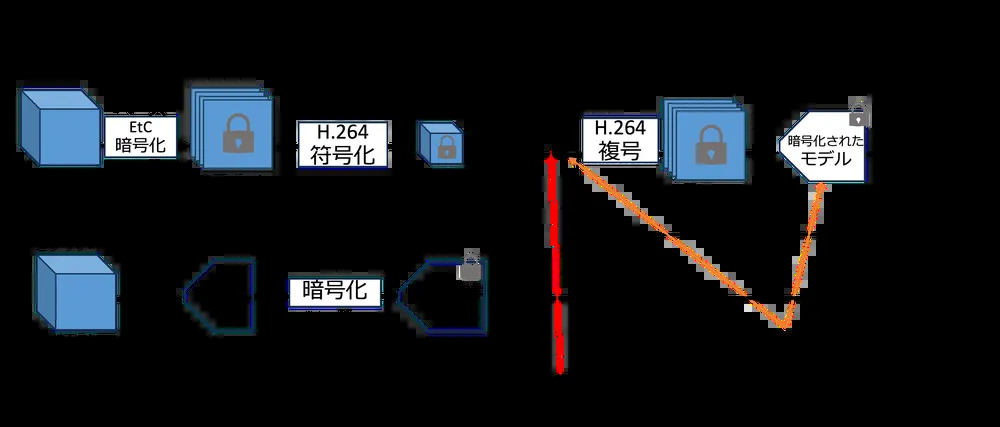
#> input picture assets/images/study_etc_01.webp, 1000 x 427 px, shrunk from 3790 x 1617 before the run
$ python EtC_sub_image_encription.py
#> lines starting #> are read from the running program, lines starting #| are printed output that depends on the picture
#> the answer given: ../assets/images/study_etc_01.webp
#> in process_image, image is the input picture: shape (427, 1000, 3); mean B, G, R 24.9, 21.7, 19.6
# 画像をサブブロックを導入したEtCで変換する。

import cv2
import numpy as np
import os
import secrets
import argparse

class ImageEncryptor: # 画像の暗号化
    def __init__(self, key_seed=None): # イニシャライズ
        self.seed = key_seed if key_seed is not None else secrets.randbits(32) # シードを引数で与えられたものにする。ないなら、32bit（約43億）でランダムで作る。
        self.rng = None # ランダム値生成器

        # RGBの順列: 0:RGB, 1:RBG, 2:GBR, 3:GRB, 4:BRG, 5:BGR
        self.rgb_perms = [
            [0, 1, 2], [0, 2, 1], [1, 2, 0], [1, 0, 2], [2, 0, 1], [2, 1, 0]
        ]

    def _get_rng(self, seed_offset=0): # ランダムの値を引数のシードに応じて出力する関数
        return np.random.default_rng(self.seed + seed_offset) # 再現性を持った乱数生成を行う。同じseedで同じランダムの値を返す。

    def encrypt_image(self, image):
        """
        画像（NumPy配列: H, W, 3）に対してサブブロックEtC暗号化を適用し、暗号化画像を返す。
        """
        H, W, C = image.shape # 画像の高さ(H)、幅(W)、チャネル数(C=3)
#> H = 427; W = 1000; C = 3

        # 16の倍数にクロップ (余りを切り捨て)
        new_H = (H // 16) * 16 # 切り捨て、最大の16の倍数にする
#> new_H = 416
        new_W = (W // 16) * 16 # 切り捨て、最大の16の倍数にする
#> new_W = 992
        image = image[:new_H, :new_W, :]
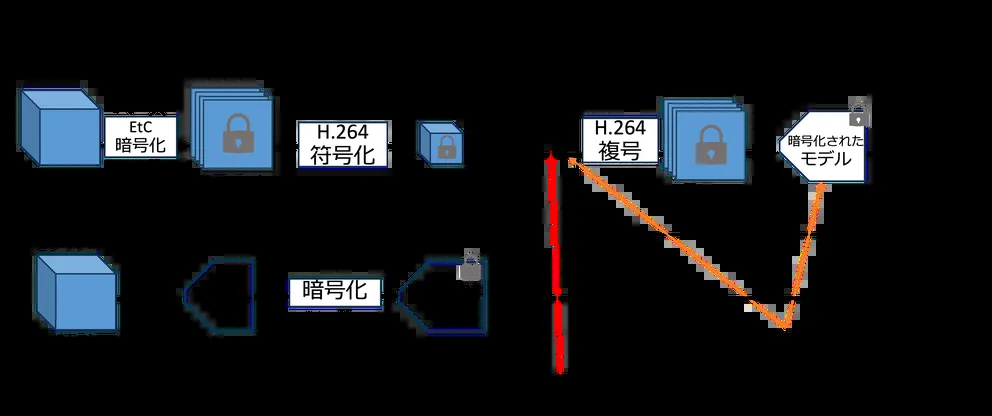
#> image: shape (416, 992, 3); mean of channels 0, 1, 2 25.8, 22.4, 20.2; drawn as B, G, R
        H, W = new_H, new_W
#> H = 416; W = 992

        # 1. ブロック分割 (16x16)
        num_blocks_h = H // 16 # 縦方向のブロック数
#> num_blocks_h = 26
        num_blocks_w = W // 16 # 横方向のブロック数
#> num_blocks_w = 62
        num_blocks = num_blocks_h * num_blocks_w # 全ブロック数
#> num_blocks = 1612

        # (num_blocks_h, 16, num_blocks_w, 16, 3) に変形
        blocks = image.reshape(num_blocks_h, 16, num_blocks_w, 16, 3)
        # (num_blocks_h, num_blocks_w, 16, 16, 3) に並び替え
        blocks = blocks.transpose(0, 2, 1, 3, 4)
        # (num_blocks, 16, 16, 3) に1次元のブロック列にまとめる
        blocks = blocks.reshape(num_blocks, 16, 16, 3)

        rng = self._get_rng() # 乱数ジェネレータを取得

        # 2. ブロックシャッフル
        perm = rng.permutation(num_blocks) # ランダムな順列を作成
        blocks = blocks[perm]              # 順列に従ってブロックをシャッフル

        # 3. サブブロック分割 (8x8)
        # 16x16ブロックを4つの8x8サブブロックに分割する
        # (num_blocks, H_split(2), H_sub(8), W_split(2), W_sub(8), 3) に変形
        sub_blocks_view = blocks.reshape(num_blocks, 2, 8, 2, 8, 3)
        # (num_blocks, H_split, W_split, H_sub, W_sub, 3) に置換
        sub_blocks_view = sub_blocks_view.transpose(0, 1, 3, 2, 4, 5)
        # 4つのサブブロックとしてまとめる: (num_blocks, 4, 8, 8, 3)
        sub_blocks_view = sub_blocks_view.reshape(num_blocks, 4, 8, 8, 3)

        # 4. rngからそれぞれの暗号化で使う共通鍵を生成
        # サブブロックの位置4つ（左上、右上、左下、右下）に対応してそれぞれ生成
        # 回転: 0..3 (0°, 90°, 180°, 270°), 反転: 0..3, ネガポジ: 0..1, RGB: 0..5
        shared_rot_keys = rng.integers(0, 4, size=4)
        shared_flip_keys = rng.integers(0, 4, size=4)
        shared_neg_keys = rng.integers(0, 2, size=4)
        shared_rgb_keys = rng.integers(0, 6, size=4)

        # 5. 回転・反転・ネガポジ・RGB入れ替え
        processed_sub_blocks = np.zeros_like(sub_blocks_view)

        for i in range(4):
            # サブブロック位置 i の全ブロック分を取り出す: shape (num_blocks, 8, 8, 3)
            sub_block_group = sub_blocks_view[:, i].copy()

            # 幾何変換: 回転 (H: axis 1, W: axis 2)
            k = shared_rot_keys[i]
            if k > 0:
                sub_block_group = np.rot90(sub_block_group, k, axes=(1, 2))

            # 幾何変換: 反転
            f = shared_flip_keys[i]
            if f == 1: # 水平反転 (W方向 = axis 2)
                sub_block_group = np.flip(sub_block_group, axis=2)
            elif f == 2: # 垂直反転 (H方向 = axis 1)
                sub_block_group = np.flip(sub_block_group, axis=1)
            elif f == 3: # 水平・垂直両方の反転
                sub_block_group = np.flip(sub_block_group, axis=(1, 2))

            # 測光変換: ネガポジ反転
            if shared_neg_keys[i] == 1:
                sub_block_group = 255 - sub_block_group

            # 測光変換: RGB成分の入れ替え
            p_idx = shared_rgb_keys[i]
            perm_order = self.rgb_perms[p_idx]
            sub_block_group = sub_block_group[..., perm_order]

            # 処理後のサブブロックを格納
            processed_sub_blocks[:, i] = sub_block_group

        # 6. サブブロックを16x16ブロックの形に戻す
        # (num_blocks, 4, 8, 8, 3) -> (num_blocks, 2, 2, 8, 8, 3)
        restored = processed_sub_blocks.reshape(num_blocks, 2, 2, 8, 8, 3)
        # (num_blocks, H_split, H_sub, W_split, W_sub, 3) に戻す
        blocks_reconstructed = restored.transpose(0, 1, 3, 2, 4, 5)
        # 16x16のブロック (num_blocks, 16, 16, 3) に変形
        blocks_reconstructed = blocks_reconstructed.reshape(num_blocks, 16, 16, 3)

        # 7. 画像データに戻す
        # (num_blocks_h, num_blocks_w, 16, 16, 3) に変形
        final_blocks = blocks_reconstructed.reshape(num_blocks_h, num_blocks_w, 16, 16, 3)
        # (num_blocks_h, 16, num_blocks_w, 16, 3) に並び替え
        final_blocks = final_blocks.transpose(0, 2, 1, 3, 4)
        # (H, W, 3) の画像形式に変形
        final_image = final_blocks.reshape(H, W, 3)
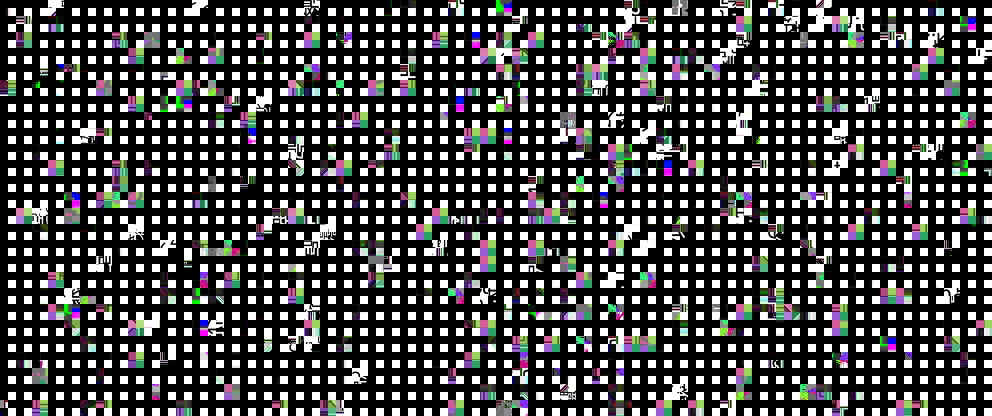
#> final_image: shape (416, 992, 3); mean of channels 0, 1, 2 75.2, 74.8, 74.9; drawn as B, G, R

        return final_image

    def process_image(self, input_path, output_path): # 画像を暗号化して保存する関数
        if not os.path.exists(input_path):
            print(f"Error: 入力画像が見つかりません: {input_path}")
            return False

        # OpenCVで画像読み込み (BGR形式)
        image = cv2.imread(input_path)
        if image is None:
            print(f"Error: 画像の読み込みに失敗しました: {input_path}")
            return False

        # 暗号化処理の実行
        encrypted_image = self.encrypt_image(image)

        # 出力先ディレクトリの作成
        output_dir = os.path.dirname(output_path)
        if output_dir and not os.path.exists(output_dir):
            os.makedirs(output_dir)

        # 画像ファイルの保存
        cv2.imwrite(output_path, encrypted_image)
        H, W = encrypted_image.shape[:2]
#> H = 416; W = 992
        print(f"暗号化が完了しました: {output_path} (解像度: {W}x{H})")
#| 暗号化が完了しました: ../assets/images/study_etc_01_encrypted.webp (解像度: 992x416)
        return True


def main():
    """
    指定された画像を1枚読み込み、サブブロックEtC暗号化を実行するメイン関数
    例: uv run python3 EtC_sub_image_encription.py -i input.png -o encrypted.png -s 123
    """
    parser = argparse.ArgumentParser(description="サブブロックを導入したEtC画像暗号化スクリプト")
    parser.add_argument("input_pos", nargs="?", default=None, help="入力画像のパス (位置引数)")
    parser.add_argument("output_pos", nargs="?", default=None, help="暗号化画像の出力パス (位置引数)")
    parser.add_argument("-i", "--input", dest="input_opt", default=None, help="入力画像のパス")
    parser.add_argument("-o", "--output", dest="output_opt", default=None, help="暗号化画像の出力パス")
    parser.add_argument("-s", "--seed", type=int, default=None, help="暗号化シード値 (指定しない場合はランダム)")

    args = parser.parse_args()

    # 位置引数またはオプション引数からパスを取得
    input_path = args.input_opt or args.input_pos
    output_path = args.output_opt or args.output_pos

    # 入力パスが未指定の場合は対話的に入力
    if not input_path:
        input_path = input("暗号化する入力画像のパスを入力してください: ").strip()
        if not input_path:
            print("入力パスが指定されませんでした。終了します。")
            return

    # 出力パスが未指定の場合は自動生成 (例: input_encrypted.png)
    if not output_path:
        base_name, ext = os.path.splitext(input_path)
        ext = ext if ext else ".png"
        output_path = f"{base_name}_encrypted{ext}"
        print(f"出力パスが未指定のため、次のように設定しました: {output_path}")

    print("=" * 50)
    print(" EtC サブブロック画像暗号化")
    print("=" * 50)
    print(f"入力画像: {input_path}")
    print(f"出力先  : {output_path}")
    if args.seed is not None:
        print(f"シード値: {args.seed}")
    else:
        print("シード値: ランダム (自動生成)")

    # クラスのインスタンス化と暗号化の実行
    encryptor = ImageEncryptor(key_seed=args.seed)
    print(f"適用シード: {encryptor.seed}")
    encryptor.process_image(input_path, output_path)

if __name__ == "__main__":
    main()

$ run again, on assets/images/works_thumbnail_03.webp
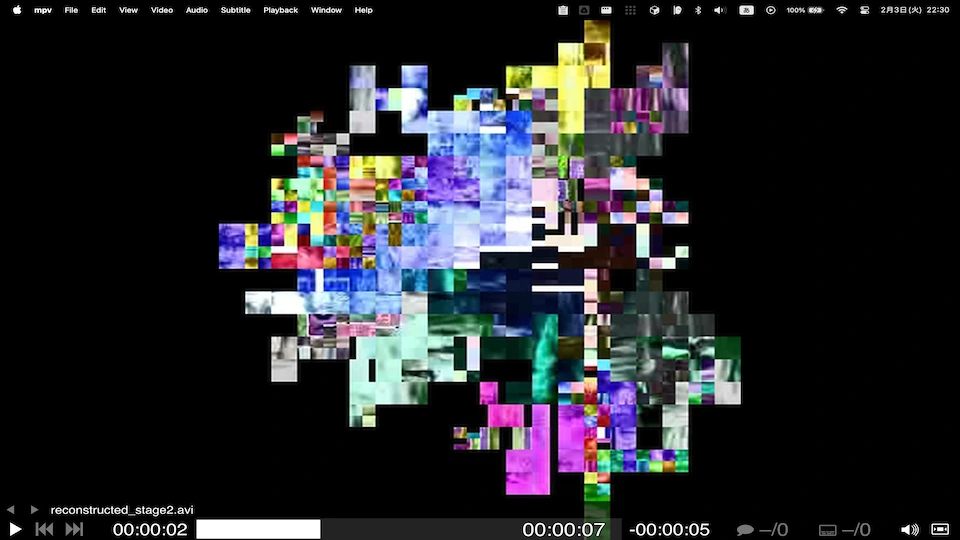
#> input picture assets/images/works_thumbnail_03.webp, 960 x 540 px
#> in process_image, image is the input picture: shape (540, 960, 3); mean B, G, R 42.9, 38.3, 37.6
#> in encrypt_image, `image = image[:new_H, :new_W, :]`:
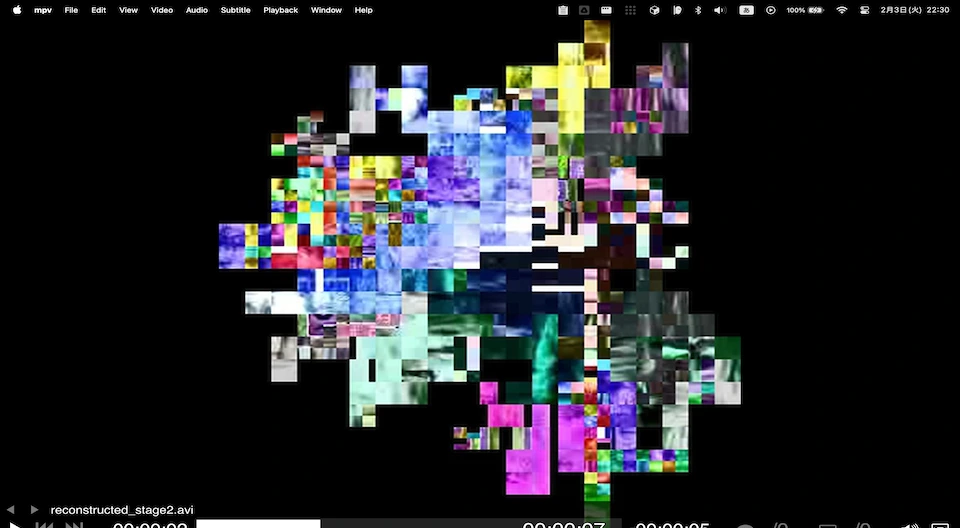
#> image: shape (528, 960, 3); mean of channels 0, 1, 2 42.4, 37.7, 36.9; drawn as B, G, R
#> in encrypt_image, `final_image = final_blocks.reshape(H, W, 3)`:
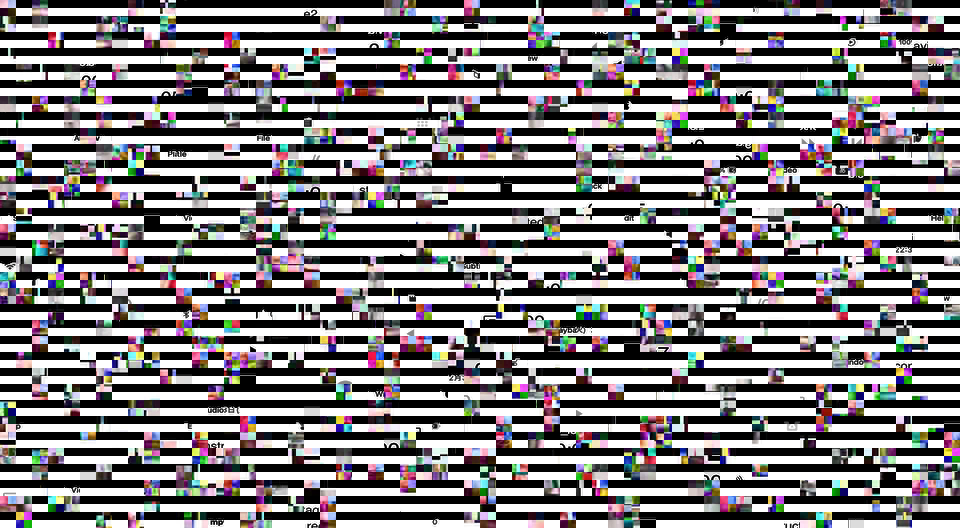
#> final_image: shape (528, 960, 3); mean of channels 0, 1, 2 126.1, 124.7, 127.5; drawn as B, G, R
#| 暗号化が完了しました: ../assets/images/works_thumbnail_03_encrypted.webp (解像度: 960x528)
